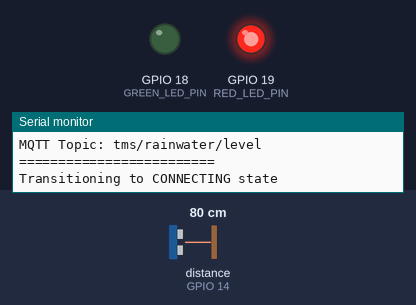
Simulated run of this program. Board: ESP32-S3. Shown: output pins drawn as LEDs (lit = HIGH), the last lines printed to the serial monitor. Inputs (shaded band) come from the test bench; at power-on: distance to the obstacle (sensor on GPIO 14) 80 cm. The echo pulse lasts 58.3 µs per cm; WiFi joins after 1.5 s; servers stay silent unless stated; no MQTT or app messages arrive unless stated; pins used as bus, display or sensor lines are not drawn.

Above: at 0.1 s.
At 7.4 s:
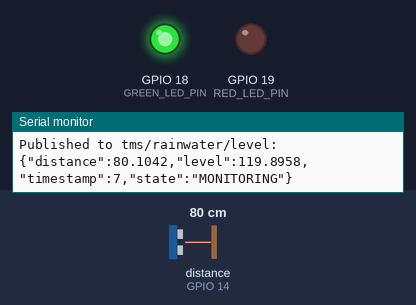
7.5 s: distance to the obstacle (sensor on GPIO 14) set to 2 cm
10.5 s: distance to the obstacle (sensor on GPIO 14) set to 18 cm
Timing chart, 0 to 13.5 s (numbered marks = the images above; inputs shaded):
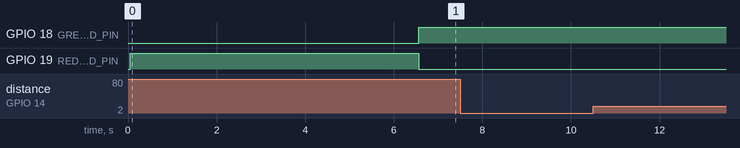

The program:

main.cpp
```cpp
#include <Arduino.h>
#include "config.h"
#include "model/HWPlatform.h"
#include "model/TMSState.h"
#include "model/WaterLevelData.h"
#include "kernel/MQTTClient.h"
#include "kernel/Scheduler.h"
#include "task/MonitoringTask.h"
#include "task/MQTTTask.h"
#include "task/LEDTask.h"

StateManager* stateManager;
MQTTClient* mqttClient;
Scheduler* scheduler;
HWPlatform* hw;

MonitoringTask* monitoringTask;
MQTTTask* mqttTask;
LEDTask* ledTask;

/**
 * Initialize hardware components
 */
void initHardware() {
  DEBUG_PRINTLN("=== Initializing Hardware ===");

  Serial.begin(SERIAL_BAUD_RATE);

  hw = new HWPlatform();
  DEBUG_PRINTLN("Hardware initialization complete");
}

/**
 * Initialize software components
 */
void initSoftware() {
  DEBUG_PRINTLN("=== Initializing Software ===");

  stateManager = new StateManager();
  stateManager->setState(INIT);
  DEBUG_PRINT("Initial state: ");
  DEBUG_PRINTLN(stateToString(stateManager->getState()));

  mqttClient = new MQTTClient();
  DEBUG_PRINTLN("MQTT Client initialized");

  scheduler = new Scheduler(10);
  scheduler->init(10);
  DEBUG_PRINTLN("Scheduler initialized");

  DEBUG_PRINTLN("Software initialization complete");
}

/**
 * Initialize and register tasks
 */
void initTasks() {
  DEBUG_PRINTLN("=== Initializing Tasks ===");

  monitoringTask = new MonitoringTask(hw, mqttClient, stateManager);
  mqttTask = new MQTTTask(mqttClient, stateManager);
  ledTask = new LEDTask(hw, stateManager);
  monitoringTask->init(MONITORING_TASK_PERIOD);
  mqttTask->init(MQTT_TASK_PERIOD);
  ledTask->init(LED_TASK_PERIOD);

  scheduler->addTask(ledTask);
  scheduler->addTask(mqttTask);
  scheduler->addTask(monitoringTask);

  DEBUG_PRINT("Registered ");
  DEBUG_PRINT(scheduler->getNumTasks());
  DEBUG_PRINTLN(" tasks");
  DEBUG_PRINTLN("Tasks initialization complete");
}

void setup() {
  initHardware();
  initSoftware();
  initTasks();

  DEBUG_PRINTLN("\n=== TMS Starting ===");
  DEBUG_PRINTLN("Tank Monitoring Subsystem v1.0");
  DEBUG_PRINT("Sampling Frequency: ");
  DEBUG_PRINT(1000.0 / SAMPLING_FREQUENCY);
  DEBUG_PRINTLN(" Hz");
  DEBUG_PRINT("Tank Height: ");
  DEBUG_PRINT(TANK_HEIGHT);
  DEBUG_PRINTLN(" cm");
  DEBUG_PRINT("MQTT Broker: ");
  DEBUG_PRINT(MQTT_BROKER);
  DEBUG_PRINT(":");
  DEBUG_PRINTLN(MQTT_PORT);
  DEBUG_PRINT("MQTT Topic: ");
  DEBUG_PRINTLN(MQTT_TOPIC);
  DEBUG_PRINTLN("=========================\n");

  DEBUG_PRINTLN("Transitioning to CONNECTING state");
  stateManager->setState(CONNECTING);
}

void loop() {
  scheduler->schedule();

  static unsigned long lastStatusPrint = 0;
  unsigned long now = millis();
  if (DEBUG_ENABLED && (now - lastStatusPrint) >= 30000) {
    DEBUG_PRINTLN("\n--- Status Update ---");
    DEBUG_PRINT("State: ");
    DEBUG_PRINTLN(stateToString(stateManager->getState()));
    DEBUG_PRINT("WiFi: ");
    DEBUG_PRINTLN(mqttClient->isWiFiConnected() ? "Connected" : "Disconnected");
    DEBUG_PRINT("MQTT: ");
    DEBUG_PRINTLN(mqttClient->isConnected() ? "Connected" : "Disconnected");
    DEBUG_PRINT("Uptime: ");
    DEBUG_PRINT(now / 1000);
    DEBUG_PRINTLN(" seconds");

    float distance = hw->getSonar()->getDistance();
    if (distance >= 0) {
      float level = TANK_HEIGHT - distance;
      DEBUG_PRINT("Current Water Level: ");
      DEBUG_PRINT(level);
      DEBUG_PRINTLN(" cm");
    }
    DEBUG_PRINTLN("--------------------\n");

    lastStatusPrint = now;
  }
}
```

Led.cpp
```cpp
#include "Led.h"
#include "Arduino.h"

Led::Led(int pin){
  this->pin = pin;
  pinMode(pin,OUTPUT);
}

void Led::switchOn(){
  digitalWrite(pin,HIGH);
}

void Led::switchOff(){
  digitalWrite(pin,LOW);
};
```

Led.h
```cpp
#ifndef __LED__
#define __LED__

#include "Light.h"

class Led: public Light {
public:
  Led(int pin);
  void switchOn();
  void switchOff();
protected:
  int pin;
};

#endif
```

Light.h
```cpp
#ifndef __LIGHT__
#define __LIGHT__

class Light {
public:
  virtual void switchOn() = 0;
  virtual void switchOff() = 0;
};

#endif
```

ProximitySensor.h
```cpp
#ifndef __PROXIMITYSENSOR__
#define __PROXIMITYSENSOR__

class ProximitySensor {

public:
  virtual float getDistance() = 0;

};


#endif
```

Sonar.cpp
```cpp
#include "Sonar.h"

#include "Arduino.h"


Sonar::Sonar(int echoP, int trigP, long maxTime) : echoPin(echoP), trigPin(trigP), timeOut(maxTime){
  pinMode(trigPin, OUTPUT);
  pinMode(echoPin, INPUT);
  temperature = 20; // default value
}

void Sonar::setTemperature(float temp){
  temperature = temp;
}
float Sonar::getSoundSpeed(){
  return 331.5 + 0.6*temperature;
}

float Sonar::getDistance(){
    digitalWrite(trigPin,LOW);
    delayMicroseconds(2);
    digitalWrite(trigPin,HIGH);
    delayMicroseconds(10); // Standard trigger pulse is 10us
    digitalWrite(trigPin,LOW);

    // pulseIn returns duration in microseconds
    float tUS = pulseIn(echoPin, HIGH, timeOut);

    if (tUS == 0) {
        return NO_OBJ_DETECTED;
    } else {
        // Correct unit conversion:
        // Sound speed is in m/s (e.g., 343 m/s)
        // Divide by 1,000,000 to get m/us
        // Multiply by 100 to get cm/us -> total factor is divide by 10,000
        // Distance = (time / 2) * speed_cm_us
        float d = (tUS / 2.0) * (getSoundSpeed() / 10000.0);
        return d;
    }
}
```

Sonar.h
```cpp
#ifndef __SONAR__
#define __SONAR__

#include "ProximitySensor.h"

#define NO_OBJ_DETECTED -1

class Sonar: public ProximitySensor {

public:
  Sonar(int echoPin, int trigPin, long maxTime);
  float getDistance();
  void setTemperature(float temp);

private:
    const float vs = 331.5 + 0.6*20;
    float getSoundSpeed();

    float temperature;
    int echoPin, trigPin;
    long timeOut;
};

#endif
```

MQTTClient.cpp
```cpp
#include "MQTTClient.h"

MQTTClient::MQTTClient()
  : mqttClient(wifiClient),
    lastReconnectAttempt(0),
    reconnectDelay(MQTT_RECONNECT_DELAY),
    wifiConnected(false) {
  mqttClient.setServer(MQTT_BROKER, MQTT_PORT);
}

bool MQTTClient::connectWiFi() {
  if (WiFi.status() == WL_CONNECTED) {
    wifiConnected = true;
    return true;
  }

  DEBUG_PRINT("Connecting to WiFi: ");
  DEBUG_PRINTLN(WIFI_SSID);

  WiFi.begin(WIFI_SSID, WIFI_PASSWORD);

  unsigned long startTime = millis();
  while (WiFi.status() != WL_CONNECTED && (millis() - startTime) < WIFI_TIMEOUT) {
    delay(500);
    DEBUG_PRINT(".");
  }

  if (WiFi.status() == WL_CONNECTED) {
    DEBUG_PRINTLN("\nWiFi connected!");
    DEBUG_PRINT("IP Address: ");
    DEBUG_PRINTLN(WiFi.localIP());
    wifiConnected = true;
    return true;
  } else {
    DEBUG_PRINTLN("\nWiFi connection failed!");
    wifiConnected = false;
    return false;
  }
}

bool MQTTClient::connectMQTT() {
  if (mqttClient.connected()) {
    return true;
  }

  if (!wifiConnected) {
    return false;
  }

  DEBUG_PRINT("Connecting to MQTT broker: ");
  DEBUG_PRINTLN(MQTT_BROKER);

  bool connected;
  if (strlen(MQTT_USERNAME) > 0) {
    connected = mqttClient.connect(MQTT_CLIENT_ID, MQTT_USERNAME, MQTT_PASSWORD);
  } else {
    connected = mqttClient.connect(MQTT_CLIENT_ID);
  }

  if (connected) {
    DEBUG_PRINTLN("MQTT connected!");
    reconnectDelay = MQTT_RECONNECT_DELAY;
    return true;
  } else {
    DEBUG_PRINT("MQTT connection failed, rc=");
    DEBUG_PRINTLN(mqttClient.state());
    return false;
  }
}

bool MQTTClient::reconnect() {
  unsigned long now = millis();

  if (now - lastReconnectAttempt < reconnectDelay) {
    return false;
  }

  lastReconnectAttempt = now;

  if (!connectWiFi()) {
    reconnectDelay = (reconnectDelay * 2 < MQTT_MAX_RECONNECT_DELAY) ? reconnectDelay * 2 : MQTT_MAX_RECONNECT_DELAY;
    return false;
  }

  if (!connectMQTT()) {
    reconnectDelay = (reconnectDelay * 2 < MQTT_MAX_RECONNECT_DELAY) ? reconnectDelay * 2 : MQTT_MAX_RECONNECT_DELAY;
    return false;
  }

  return true;
}

bool MQTTClient::publish(const char* topic, const char* payload, bool retain) {
  if (!mqttClient.connected()) {
    DEBUG_PRINTLN("Cannot publish: MQTT not connected");
    return false;
  }

  bool result = mqttClient.publish(topic, payload, retain);

  if (result) {
    DEBUG_PRINT("Published to ");
    DEBUG_PRINT(topic);
    DEBUG_PRINT(": ");
    DEBUG_PRINTLN(payload);
  } else {
    DEBUG_PRINTLN("Publish failed!");
  }

  return result;
}

bool MQTTClient::publish(const char* topic, const String& payload, bool retain) {
  return publish(topic, payload.c_str(), retain);
}

void MQTTClient::loop() {
  if (mqttClient.connected()) {
    mqttClient.loop();
  }
}

bool MQTTClient::isWiFiConnected() {
  return wifiConnected && (WiFi.status() == WL_CONNECTED);
}

bool MQTTClient::isConnected() {
  return mqttClient.connected();
}

bool MQTTClient::isFullyConnected() {
  return isWiFiConnected() && isConnected();
}

void MQTTClient::disconnect() {
  mqttClient.disconnect();
  WiFi.disconnect();
  wifiConnected = false;
}
```

MQTTClient.h
```cpp
#ifndef __MQTT_CLIENT__
#define __MQTT_CLIENT__

#include <WiFi.h>
#include <PubSubClient.h>
#include "config.h"

/**
 * MQTT Client Wrapper
 * Manages MQTT connection, publishing, and reconnection logic
 */
class MQTTClient {
private:
  WiFiClient wifiClient;
  PubSubClient mqttClient;
  unsigned long lastReconnectAttempt;
  unsigned long reconnectDelay;
  bool wifiConnected;

public:
  MQTTClient();

  bool connectWiFi();
  bool connectMQTT();
  bool reconnect();
  bool publish(const char* topic, const char* payload, bool retain = false);
  bool publish(const char* topic, const String& payload, bool retain = false);
  void loop();
  bool isWiFiConnected();
  bool isConnected();
  bool isFullyConnected();
  void disconnect();
};

#endif
```

Scheduler.cpp
```cpp
#include "Arduino.h"
#include "Scheduler.h"

Scheduler::Scheduler(int basePeriod)
  : nTasks(0), basePeriod(basePeriod) {
}

void Scheduler::init(int basePeriod) {
  this->basePeriod = basePeriod;
  nTasks = 0;
}

bool Scheduler::addTask(Task* task) {
  if (nTasks < MAX_TASKS - 1) {
    taskList[nTasks] = task;
    nTasks++;
    return true;
  } else {
    return false;
  }
}

void Scheduler::schedule() {
  for (int i = 0; i < nTasks; i++) {
    if (taskList[i]->isActive()) {
      if (taskList[i]->isPeriodic()) {
        if (taskList[i]->updateAndCheckTime(basePeriod)) {
          taskList[i]->tick();
        }
      } else {
        taskList[i]->tick();
        if (taskList[i]->isCompleted()) {
          taskList[i]->setActive(false);
        }
      }
    }
  }
}

int Scheduler::getBasePeriod() const {
  return basePeriod;
}

int Scheduler::getNumTasks() const {
  return nTasks;
}
```

Scheduler.h
```cpp
#ifndef __SCHEDULER__
#define __SCHEDULER__

#include "Task.h"

#define MAX_TASKS 10

/**
 * Task Scheduler
 * Manages and executes multiple tasks based on their periods
 */
class Scheduler {
private:
  Task* taskList[MAX_TASKS];
  int nTasks;
  int basePeriod;

public:
  Scheduler(int basePeriod = 10);

  /**
   * Initialize scheduler with base period
   */
  virtual void init(int basePeriod);

  /**
   * Add a task to the scheduler
   * Returns: true if added successfully, false if task list is full
   */
  virtual bool addTask(Task* task);

  /**
   * Execute one scheduler cycle
   * Checks all tasks and executes them if their period has elapsed
   */
  virtual void schedule();

  /**
   * Get base period in milliseconds
   */
  int getBasePeriod() const;

  /**
   * Get number of registered tasks
   */
  int getNumTasks() const;
};

#endif
```

Task.h
```cpp
#ifndef __TASK__
#define __TASK__

class Task {

public:
  Task(){
    active = false;
  }

  /* periodic */
  virtual void init(int period){
    myPeriod = period;
    periodic = true;
    active = true;
    timeElapsed = 0;
  }

  /* aperiodic */
  virtual void init(){
    timeElapsed = 0;
    periodic = false;
    active = true;
    completed = false;
  }

  virtual void tick() = 0;

  bool updateAndCheckTime(int basePeriod){
    timeElapsed += basePeriod;
    if (timeElapsed >= myPeriod){
      timeElapsed = 0;
      return true;
    } else {
      return false;
    }
  }

  void setCompleted(){
    completed = true;
    active = false;
  }

  bool isCompleted(){
    return completed;
  }

  bool isPeriodic(){
    return periodic;
  }

  bool isActive(){
    return active;
  }

  int getPeriod(){
    return myPeriod;
  }

  virtual void setActive(bool active){
    timeElapsed = 0;
    this->active = active;
  }

private:

  int myPeriod;
  int timeElapsed;
  bool active;
  bool periodic;
  bool completed;

};

#endif
```

HWPlatform.cpp
```cpp
#include "HWPlatform.h"

HWPlatform::HWPlatform() {
    sonar = new Sonar(SONAR_ECHO_PIN, SONAR_TRIG_PIN, SONAR_TIMEOUT);
    greenLed = new Led(GREEN_LED_PIN);
    redLed = new Led(RED_LED_PIN);
}

Led* HWPlatform::getGreenLed() {
    return this->greenLed;
}

Led* HWPlatform::getRedLed() {
    return this->redLed;
}

Sonar* HWPlatform::getSonar() {
    return this->sonar;
}
```

HWPlatform.h
```cpp
#ifndef __HW_PLATFORM__
#define __HW_PLATFORM__

#include "devices/Sonar.h"
#include "devices/Led.h"
#include "config.h"

/**
 * Hardware Platform
 * Encapsulates all hardware components (sensors, actuators)
 */
class HWPlatform {

public:
    HWPlatform();

    /**
     * Getter for green led component
     */
    Led* getGreenLed();

    /**
     * Getter for red led component
     */
    Led* getRedLed();

    /**
     * Getter for sonar sensor component
     */
    Sonar* getSonar();

private:
    Sonar* sonar;
    Led* greenLed;
    Led* redLed;

};

#endif
```

TMSState.cpp
```cpp
#include "TMSState.h"
#include <Arduino.h>

const char* stateToString(TMSState state) {
  switch (state) {
    case INIT:         return "INIT";
    case CONNECTING:   return "CONNECTING";
    case CONNECTED:    return "CONNECTED";
    case MONITORING:   return "MONITORING";
    case DISCONNECTED: return "DISCONNECTED";
    default:           return "UNKNOWN";
  }
}


StateManager::StateManager() : currentState(INIT), lastTransitionTime(0) {}

TMSState StateManager::getState() const {
  return currentState;
}

void StateManager::setState(TMSState newState) {
  if (currentState != newState) {
    currentState = newState;
    lastTransitionTime = millis();
  }
}

unsigned long StateManager::getTimeInState() const {
  return millis() - lastTransitionTime;
}

bool StateManager::isOperational() const {
  return currentState == MONITORING;
}

bool StateManager::isConnected() const {
  return currentState == CONNECTED || currentState == MONITORING;
}

bool StateManager::isError() const {
  return currentState == DISCONNECTED;
}
```

TMSState.h
```cpp
#ifndef __TMS_STATE__
#define __TMS_STATE__

/**
 * Finite State Machine States for Tank Monitoring Subsystem
 */
enum TMSState {
  INIT,           // System initialization
  CONNECTING,     // Attempting WiFi and MQTT connection
  CONNECTED,      // Successfully connected to network and MQTT
  MONITORING,     // Normal operation - reading sensor and sending data
  DISCONNECTED    // Network or MQTT connection lost
};

/**
 * Convert state to string for debugging and logging
 */
const char* stateToString(TMSState state);

/**
 * State Manager Class
 * Manages FSM state transitions and provides state query methods
 */
class StateManager {
private:
  TMSState currentState;
  unsigned long lastTransitionTime;

public:
  StateManager();

  /**
   * Get current state
   */
  TMSState getState() const;

  /**
   * Set new state and record transition time
   */
  void setState(TMSState newState);

  /**
   * Get time elapsed in current state (ms)
   */
  unsigned long getTimeInState() const;

  /**
   * Check if in normal operating state
   */
  bool isOperational() const;

  /**
   * Check if network is available
   */
  bool isConnected() const;

  /**
   * Check if in error state
   */
  bool isError() const;
};

#endif
```

WaterLevelData.cpp
```cpp
#include "WaterLevelData.h"
#include <ArduinoJson.h>
#include "config.h"
#include "TMSState.h"

void WaterLevelData::calculateLevel(float tankHeight) {
  if (distance >= 0) {
    level = tankHeight - distance;
    if (level < 0) level = 0;
    if (level > tankHeight) level = tankHeight;
  } else {
    level = -1;
  }
}

String WaterLevelData::toJson() {
  JsonDocument doc;

  doc["distance"] = distance;
  doc["level"] = level;
  doc["timestamp"] = timestamp;
  doc["state"] = stateToString(state);

  String output;
  serializeJson(doc, output);
  return output;
}

bool WaterLevelData::isValid() const {
  return distance >= 0 && level >= 0;
}

WaterLevelData WaterLevelData::invalid() {
  WaterLevelData data;
  data.distance = -1;
  data.level = -1;
  data.timestamp = 0;
  data.state = DISCONNECTED;
  return data;
}
```

WaterLevelData.h
```cpp
#ifndef __WATER_LEVEL_DATA__
#define __WATER_LEVEL_DATA__

#include <ArduinoJson.h>
#include "config.h"
#include "TMSState.h"

/**
 * Water Level Measurement Data Structure
 */
struct WaterLevelData {
  float distance;
  float level;
  unsigned long timestamp;
  TMSState state;

  /**
   * Calculate water level from distance measurement
   * Level = Tank Height - Distance
   */
  void calculateLevel(float tankHeight);

  /**
   * Convert to JSON string for MQTT publishing
   * Returns: JSON string or empty string on error
   */
  String toJson();

  /**
   * Check if measurement is valid
   */
  bool isValid() const;

  /**
   * Create a default/invalid measurement
   */
  static WaterLevelData invalid();
};

#endif
```

LEDTask.h
```cpp
#ifndef __LED_TASK__
#define __LED_TASK__

#include "kernel/Task.h"
#include "model/HWPlatform.h"
#include "model/TMSState.h"
#include "config.h"

/**
 * LED Task
 * Controls LED indicators based on system state
 */
class LEDTask : public Task {
private:
  HWPlatform* hw;
  StateManager* stateManager;
  bool blinkState;
  unsigned long lastBlinkTime;

public:
  LEDTask(HWPlatform* hw, StateManager* stateManager);

  void init(int period);
  void tick();

  /**
   * Turn off all LEDs
   */
  void allOff();

  /**
   * Turn on all LEDs (for testing)
   */
  void allOn();
};

#endif
```

MQTTTask.h
```cpp
#ifndef __MQTT_TASK__
#define __MQTT_TASK__

#include "kernel/Task.h"
#include "kernel/MQTTClient.h"
#include "model/TMSState.h"
#include "config.h"

/**
 * MQTT Task
 * Manages MQTT connection, reconnection, and connection health monitoring
 */
class MQTTTask : public Task {
private:
  MQTTClient* mqttClient;
  StateManager* stateManager;
  unsigned long lastConnectionCheck;
  bool wasConnected;

public:
  MQTTTask(MQTTClient* mqttClient, StateManager* stateManager);

  void init(int period);
  void tick();

  /**
   * Check if currently connected
   */
  bool isConnected();

  /**
   * Get time since last connection check
   */
  unsigned long getTimeSinceCheck() const;
};

#endif
```

Source omitted: LEDTask.cpp (1796 bytes), MQTTTask.cpp (1616 bytes), MonitoringTask.cpp (1685 bytes), MonitoringTask.h (708 bytes), config.h (2308 bytes)
